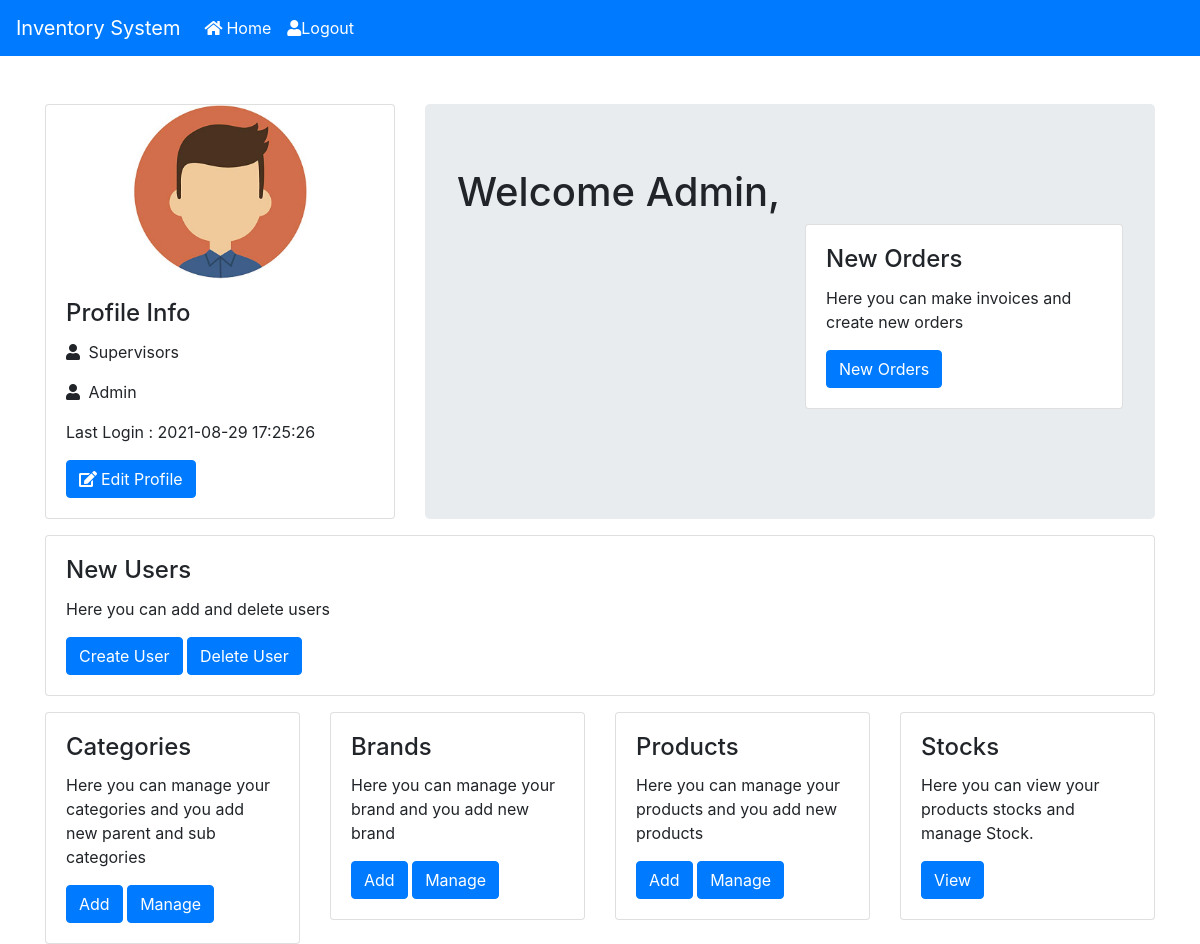
/dashboard.php (signed in), run on the app's committed database.
### tables this page shows
CREATE TABLE `userimg` (
  `img` varchar(400) NOT NULL,
  `user` varchar(20) NOT NULL
);

CREATE TABLE `users` (
  `username` varchar(15) NOT NULL,
  `fullname` varchar(255) NOT NULL,
  `email` varchar(255) NOT NULL,
  `password` varchar(255) NOT NULL,
  `confirm_password` varchar(255) NOT NULL,
  `operator` varchar(20) NOT NULL,
  `added_date` timestamp NOT NULL DEFAULT current_timestamp() ON UPDATE current_timestamp()
);

### dashboard.php (the view, shortened to what this page needs)
<?php
	include("db_con/database_con.php");
	if(isset($_SESSION["username"]) == true){
		$user = $_SESSION["username"];
		$query = "SELECT * FROM users WHERE username = '$user' limit 1 ";
		$result = mysqli_query($conn, $query);
		$user_data = mysqli_fetch_array($result);
		$full_name = $user_data['fullname'];
		$operator = $user_data['operator'];
		$login_time = $user_data['added_date'];
		$img_query = "SELECT * FROM userimg WHERE user = '$user'";
		$img_res = mysqli_query($conn, $img_query);
		$img_data = mysqli_fetch_array($img_res);
	}
?>
<!DOCTYPE html>
<html>
<head>
	<link rel="stylesheet" href="css/all.min.css" >
	<link rel="stylesheet" href="css/bootstrap.min.css" >
 	<link rel="stylesheet" href="css/style.css">
 </head>
<body>
	<?php include_once("./templates/header.php"); ?>
	<br/><br/>
	<div class="container">
		<div class="row">
			<div class="col-md-4">
				<div class="card mx-auto">
				  <img class="card-img-top mx-auto" style="width:50%;" src="<?php echo $img_data['img'];?>" alt="Insert Your Image Here.">
				  <div class="card-body">
				    <h4 class="card-title">Profile Info</h4>
				    <p class="card-text"><i class="fa fa-user">&nbsp;</i>
						<?php
							echo $full_name;
						?>
					</p>
				    <p class="card-text"><i class="fa fa-user">&nbsp;</i>
						<?php
							echo $operator;
						?>
					</p>
				    <p class="card-text">Last Login :
						<?php
							echo $login_time;
						?>
					</p>
				    <a href="editprofile.php" class="btn btn-primary" ><i class="fa fa-edit">&nbsp;</i>Edit Profile</a>
				  </div>
				</div>
			</div>
			<div class="col-md-8">
				<div class="jumbotron" style="width:100%;height:100%;">
					<h1>Welcome
							<?php
								echo $operator;
							?>,
						</h1>
					<div class="row">
						<div class="col-sm-6">
						<iframe src="https://free.timeanddate.com/clock/i7w2rqrg/n73/szw110/szh110/hoc222/hbw6/cf100/hnce1ead6/hcw2/hcd88/fan2/fas20/fdi70/mqc000/mqs3/mql13/mqw4/mqd94/mhc000/mhs3/mhl13/mhw4/mhd94/mmc000/mml5/mmw1/mmd94/hwm2/hhs2/hhb18/hms2/hml80/hmb18/hmr7/hscf09/hss1/hsl90/hsr5" frameborder="0" width="110" height="110"></iframe>
						</div>
						<div class="col-sm-6">
							<div class="card">
						      <div class="card-body">
						        <h4 class="card-title">New Orders</h4>
						        <p class="card-text">Here you can make invoices and create new orders</p>
						        <a href="new_order.php" class="btn btn-primary">New Orders</a>
						      </div>
						    </div>
						</div>
					</div>
				</div>
			</div>
		</div>
	</div>
	<div class="container">
		<?php
			if($operator == 'Admin'){
				include_once("./templates/usercreate.php");
			}
		?>
		<div class="row">
			<div class="col-md-3">
				<div class="card">
						<div class="card-body">
						<h4 class="card-title">Categories</h4>
						<p class="card-text">Here you can manage your categories and you add new parent and sub categories</p>
						<a href="./templates/category.php" class="btn btn-primary">Add</a>
						<a href="manage_categories.php" class="btn btn-primary">Manage</a>
					</div>
				</div>
			</div>
			<div class="col-md-3">
				<div class="card">
						<div class="card-body">
						<h4 class="card-title">Brands</h4>
						<p class="card-text">Here you can manage your brand and you add new brand</p>
						<a href="./templates/brand.php" class="btn btn-primary">Add</a>
						<a href="manage_brand.php" class="btn btn-primary">Manage</a>
					</div>
				</div>
			</div>
			<div class="col-md-3">
				<div class="card">
						<div class="card-body">
						<h4 class="card-title">Products</h4>
						<p class="card-text">Here you can manage your products and you add new products</p>
						<a href="./templates/products.php" class="btn btn-primary">Add</a>
						<a href="manage_product.php" class="btn btn-primary">Manage</a>
					</div>
				</div>
			</div>
			<div class="col-md-3">
				<?php
					if($operator == 'Admin' || $operator == 'Manager'){
						include_once("templates/viewstock.php");
					}
				?>
			</div>
		</div>
	</div>
</body>
</html>

### css/style.css (style rules this page uses)
* { margin: 0; padding: 0; }
a,a:hover { text-decoration: none; color: #000; }

### data on the page
userimg: img (picture)
users: fullname "Supervisors", operator "Admin", added_date "2021-08-29 17:25:26"
